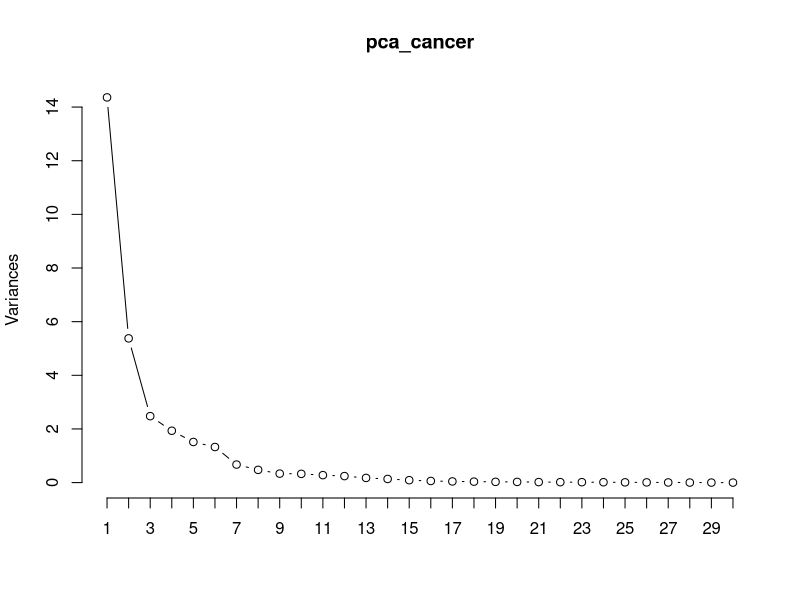

Write the R code that produced this figure. (Note: this script raises an error after producing the figure.)
rm(list=ls())

getwd()
a = read.csv("Cancer_data_removed_outliers.csv")

library(dplyr)
glimpse(a)
cancer=a[,-1]

# Changing dignosis as factor
cancer$diagonosis <- as.factor(cancer$diagonosis)
dim(cancer)


###PCA분석

colnames(cancer)
# Removing last column from data
cancer2 <- cancer[, -31]


pca_cancer<-prcomp(cancer2, center=T, scale=T)
screeplot(pca_cancer, npcs=30, type="l")
summary(pca_cancer)
#Cumulative Proportion 이 85% 이상이 될때까지사용
#PC5까지 사용 (주성분으로 판단) #원 데이터의 85% 정도를 보존한다고 이해할 수 있다. 

##차원 축소된 데이터 생성
x_pca <- as.data.frame(pca_cancer$x[,1:5])
x_pca
#diagonosis를 데이터프레임에 추가
x_pca$diag <- as.factor(cancer$diagonosis)
x_pca
View(x_pca)




glimpse(x_pca)

#정규화 가정 후 Classification 진행
cancerM <- x_pca[x_pca$diag=="M",]
mpca <- cancerM[,1:5]
cancerB <- x_pca[x_pca$diag=="B",]
bpca <- cancerB[,1:5]

mu_M =apply(mpca,2,mean)
sigma_M = cov(mpca)
mu_B = apply(bpca,2,mean)
sigma_B = cov(bpca)
# X_Mal ~ N(mu_M, sigma_M)을 따른다고 가정.
# X_Ben ~ N(mu_B, sigma_B)를 따른다고 가정.


#p1 <- nrow(cancerM)/nrow(x_pca)
#p2 <- 1-p1  
#p1/p2



library(MASS)


#Then split the dataset into training and test data.
set.seed(11)
tr_index = sample(1:nrow(x_pca),0.7*nrow(x_pca), replace=FALSE)
train=x_pca[tr_index,]
test=x_pca[-tr_index,]




#다변량 정규분포 따를 때, 공분산 행렬까지 같다고 가정 LDA(Linear discriminant analysis)
##LDA
lda.fit <- lda(diag~PC1+PC2+PC3+PC4+PC5, data=train)
lda.fit
#Prior probabilities of groups: 확률의 가설을 분석하기 전에 사용
#Group means: 각 변수의 평균
#Coefficients of linear discriminants: LDA분석으로 계산된 판별함수식의 계수


#반응변수 Y 예측
lda.pred <- predict(lda.fit, test)
lda.class <- lda.pred$class
head(lda.class)

tab1 <- table(lda.class, test$diag )
tab1
#정분류율= accuracy (90+50)/147
sum(tab1[row(tab1)==col(tab1)] / sum(tab1))
#0.9455782
#오류율= 1-정분류율  =0.0544218
1-0.9455782

#Accuracy가 LDA모형 94.56%로 상당히 높다는 것을 알 수 있다.


plot(lda.fit)


#다변량 정규분포 따를 때 공분산 행렬 다르다고 가정 QDA(quadratic discriminant analysis)

##QDA
qda.fit <- qda(diag~PC1+PC2+PC3+PC4+PC5, data=train)
qda.fit




qda.pred <- predict(qda.fit, test)
qda.class <- qda.pred$class
head(qda.class)

tab2 <- table(qda.class, test$diag)
tab2
#정분류율
sum(tab2[row(tab2)==col(tab2)] / sum(tab2))
#0.9591837
#오류율= 1-정분류율  =0.0408163
1-0.9591837

#Accuracy가 QDA모형 약 96%로 상당히 높다는 것을 알 수 있다.
#QDA 방식이 LDA 방식보다 우수하다고 볼 수 있음
















